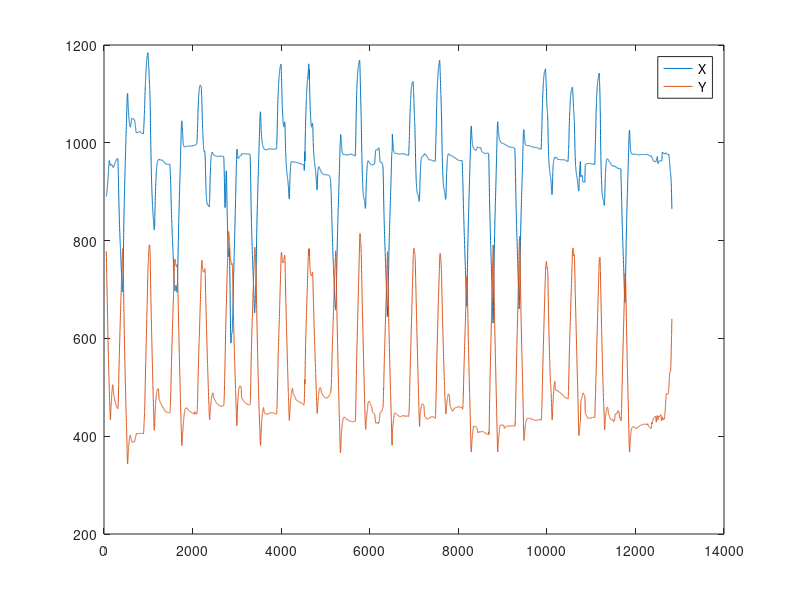

MATLAB code for this plot:
close all;
clear;
clc;



load("gaze.mat");

gazeX = movmean(gazeX,100);
gazeY = movmean(gazeY,100);

missing_indices = find(isnan(gazeX) | isnan(gazeY));

gazeX(missing_indices) = interp1(Xs_gaze(~isnan(gazeX)), gazeX(~isnan(gazeX)), Xs_gaze(missing_indices));
gazeY(missing_indices) = interp1(Xs_gaze(~isnan(gazeY)), gazeY(~isnan(gazeY)), Xs_gaze(missing_indices));


plot(gazeX);
hold on;
plot(gazeY);
legend("X","Y");
